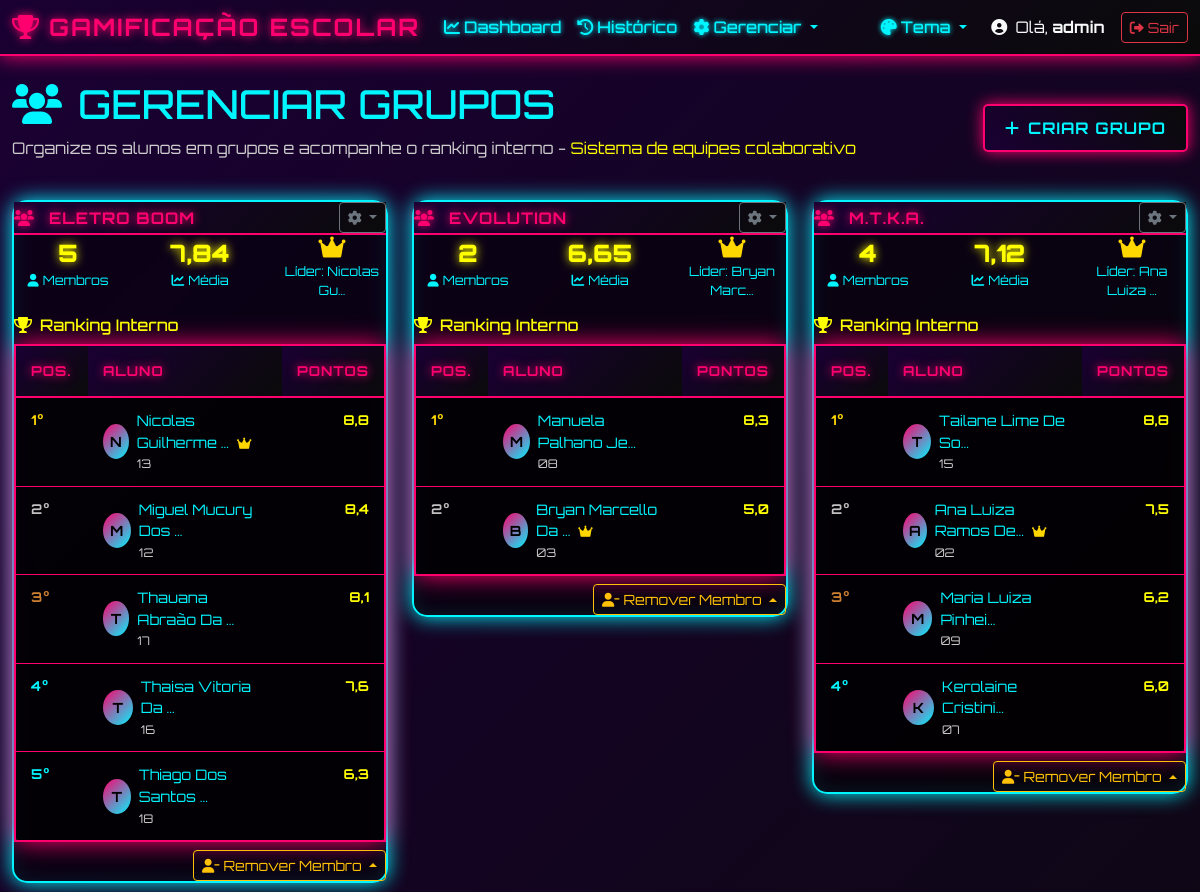
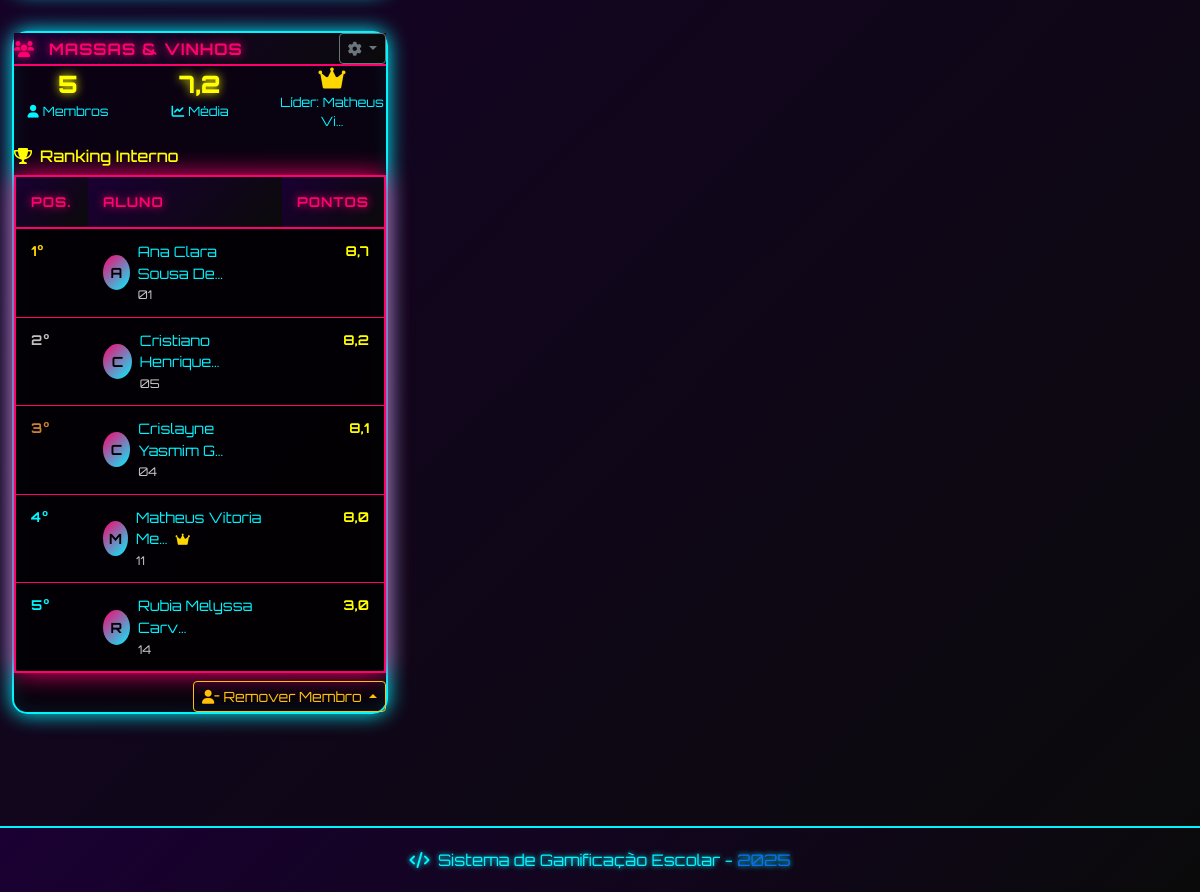
/grupos/ (signed in), run on the app's committed database (2 pictures, top to bottom).
### gamificacao/models.py (models this page shows, shortened)
class Grupo(models.Model):
    nome = models.CharField(max_length=100, verbose_name='Nome do Grupo')
    descricao = models.TextField(blank=True, null=True, verbose_name='Descrição')
    lider = models.ForeignKey(
        'Aluno',
        on_delete=models.SET_NULL,
        null=True,
        blank=True,
        related_name='grupos_liderados',
        verbose_name='Líder do Grupo'
    )
    data_criacao = models.DateTimeField(auto_now_add=True, verbose_name='Data de Criação')
    criado_por = models.ForeignKey(
        User,
        on_delete=models.SET_NULL,
        null=True,
        blank=True,
        verbose_name='Criado por'
    )
    ativo = models.BooleanField(default=True, verbose_name='Ativo')
    class Meta:
        verbose_name = 'Grupo'
        verbose_name_plural = 'Grupos'
        ordering = ['nome']
    @property
    def media_grupo(self):
        alunos_grupo = [membro.aluno for membro in self.membros.all()]
        if alunos_grupo:
            total_pontos = sum(float(aluno.pontuacao_total) for aluno in alunos_grupo)
            return round(total_pontos / len(alunos_grupo), 2)
        return 0.0

class Aluno(models.Model):
    nome = models.CharField(max_length=200, verbose_name='Nome')
    email = models.EmailField(blank=True, null=True, verbose_name='E-mail')
    matricula = models.CharField(max_length=20, unique=True, verbose_name='Matrícula')
    data_criacao = models.DateTimeField(auto_now_add=True, verbose_name='Data de Criação')
    ativo = models.BooleanField(default=True, verbose_name='Ativo')
    class Meta:
        verbose_name = 'Aluno'
        verbose_name_plural = 'Alunos'
        ordering = ['nome']
    @property
    def nota_atual(self):
        notas = self.nota_set.all()
        if notas:
            return round(sum(nota.valor for nota in notas) / len(notas), 2)
        return 0.0
    @property
    def pontos_presenca(self):
        presencas = self.presenca_set.all()
        pontos = 0
        for presenca in presencas:
            if presenca.presente:
                pontos += 1  # +1 ponto por presença
            else:
                pontos -= 0.5  # -0.5 pontos por falta
        return round(pontos, 1)
    @property
    def pontuacao_total(self):
        return round(self.nota_atual + self.pontos_presenca, 2)

### gamificacao/views.py (the view)
# urls.py: path('grupos/', views.gerenciar_grupos, name='gerenciar_grupos'),
@login_required
def gerenciar_grupos(request):
    grupos = Grupo.objects.filter(ativo=True).order_by('nome')
    grupos_info = []
    for grupo in grupos:
        membros = grupo.membros.select_related('aluno').all()
        ranking = []
        for i, membro in enumerate(membros):
            aluno = membro.aluno
            ranking.append({
                'posicao': i + 1,
                'aluno': aluno,
                'pontuacao': float(aluno.pontuacao_total)
            })
        ranking.sort(key=lambda x: (-x['pontuacao'], x['aluno'].nome))
        for i, item in enumerate(ranking):
            item['posicao'] = i + 1
        grupos_info.append({
            'grupo': grupo,
            'ranking': ranking,
            'total_membros': len(ranking),
            'media_grupo': grupo.media_grupo
        })
    context = {
        'grupos_info': grupos_info,
    }
    return render(request, 'gamificacao/gerenciar_grupos.html', context)

### templates/gamificacao/gerenciar_grupos.html (shortened to what this page needs)
{% extends 'base.html' %}
{% block content %}
<div class="container-fluid py-4">
    <div class="row mb-4">
        <div class="col-12">
            <div class="d-flex justify-content-between align-items-center">
                <div>
                    <h1 class="cyber-title">
                        <i class="fas fa-users me-3"></i>GERENCIAR GRUPOS
                    </h1>
                    <p class="text-muted">
                        Organize os alunos em grupos e acompanhe o ranking interno - <span style="color: var(--cor-accent);">Sistema de equipes colaborativo</span>
                    </p>
                </div>
                <div>
                    <a href="{% url 'criar_grupo' %}" class="btn btn-cyber btn-cyber-primary">
                        <i class="fas fa-plus me-2"></i>Criar Grupo
                    </a>
                </div>
            </div>
        </div>
    </div>
    {% if grupos_info %}
        <div class="row">
            {% for grupo_info in grupos_info %}
            <div class="col-lg-6 col-xl-4 mb-4">
                <div class="cyber-card">
                    <div class="card-header d-flex justify-content-between align-items-center">
                        <div>
                            <i class="fas fa-users me-2"></i>
                            {{ grupo_info.grupo.nome|upper }}
                        </div>
                        <div class="dropdown">
                            <button class="btn btn-sm btn-outline-secondary dropdown-toggle" type="button" data-bs-toggle="dropdown">
                                <i class="fas fa-cog"></i>
                            </button>
                        </div>
                    </div>
                    <div class="card-body">
                        <div class="row mb-3">
                            <div class="col-4">
                                <div class="text-center">
                                    <span class="stats-number" style="font-size: 1.5rem;">{{ grupo_info.total_membros }}</span>
                                    <div class="stats-label" style="font-size: 0.8rem;">
                                        <i class="fas fa-user me-1"></i>Membros
                                    </div>
                                </div>
                            </div>
                            <div class="col-4">
                                <div class="text-center">
                                    <span class="stats-number" style="font-size: 1.5rem;">{{ grupo_info.media_grupo }}</span>
                                    <div class="stats-label" style="font-size: 0.8rem;">
                                        <i class="fas fa-chart-line me-1"></i>Média
                                    </div>
                                </div>
                            </div>
                            <div class="col-4">
                                <div class="text-center">
                                    {% if grupo_info.grupo.lider %}
                                        <i class="fas fa-crown" style="color: #ffd700; font-size: 1.5rem;"></i>
                                        <div class="stats-label" style="font-size: 0.8rem;">
                                            Líder: {{ grupo_info.grupo.lider.nome|truncatechars:12 }}
                                        </div>
                                    {% else %}
                                        <i class="fas fa-user-slash" style="color: #6c757d; font-size: 1.5rem;"></i>
                                        <div class="stats-label" style="font-size: 0.8rem;">
                                            Sem líder
                                        </div>
                                    {% endif %}
                                </div>
                            </div>
                        </div>
                        {% if grupo_info.ranking %}
                        <div class="ranking-grupo">
                            <h6 class="mb-2" style="color: var(--cor-accent);">
                                <i class="fas fa-trophy me-2"></i>Ranking Interno
                            </h6>
                            <div class="table-responsive">
                                <table class="table table-dark table-sm cyber-table mb-0">
                                    <thead>
                                        <tr>
                                            <th width="20%">Pos.</th>
                                            <th width="60%">Aluno</th>
                                            <th width="20%" class="text-end">Pontos</th>
                                        </tr>
                                    </thead>
                                    <tbody>
                                        {% for item in grupo_info.ranking %}
                                        <tr>
                                            <td>
                                                <span class="fw-bold"
                                                      style="color: {% if item.posicao == 1 %}#FFD700{% elif item.posicao == 2 %}#C0C0C0{% elif item.posicao == 3 %}#CD7F32{% else %}var(--cor-text){% endif %};">
                                                    {{ item.posicao }}º
                                                </span>
                                            </td>
                                            <td>
                                                <div class="d-flex align-items-center">
                                                    <div class="student-avatar me-2">
                                                        {{ item.aluno.nome|first|upper }}
                                                    </div>
                                                    <div>
                                                        <div style="font-size: 0.9rem;">
                                                            {{ item.aluno.nome|truncatechars:20 }}
                                                            {% if grupo_info.grupo.lider == item.aluno %}
                                                                <i class="fas fa-crown ms-1" style="color: #ffd700; font-size: 0.8rem;" title="Líder do Grupo"></i>
                                                            {% endif %}
                                                        </div>
                                                        <small class="text-muted">{{ item.aluno.matricula }}</small>
                                                    </div>
                                                </div>
                                            </td>
                                            <td class="text-end">
                                                <span class="fw-bold" style="color: var(--cor-accent);">
                                                    {{ item.pontuacao|floatformat:1 }}
                                                </span>
                                            </td>
                                        </tr>
                                        {% endfor %}
                                    </tbody>
                                </table>
                            </div>
                            <div class="mt-2 text-end">
                                <div class="dropdown dropup">
                                    <button class="btn btn-sm btn-outline-warning dropdown-toggle" type="button" data-bs-toggle="dropdown">
                                        <i class="fas fa-user-minus me-1"></i>Remover Membro
                                    </button>
                                </div>
                            </div>
                        </div>
                        {% endif %}
                    </div>
                </div>
            </div>
            {% endfor %}
        </div>
    {% endif %}
</div>
{% endblock %}

### templates/base.html (shortened to what this page needs)
<!DOCTYPE html>
<html lang="pt-br">
<head>
    <link href="https://cdn.jsdelivr.net/npm/bootstrap@5.3.0/dist/css/bootstrap.min.css" rel="stylesheet">
    <link rel="stylesheet" href="https://cdnjs.cloudflare.com/ajax/libs/font-awesome/6.0.0/css/all.min.css">
    {% load static %}
    <link rel="stylesheet" href="{% static 'css/style.css' %}">
</head>
<body>
    {% if user.is_authenticated %}
    <nav class="navbar navbar-expand-lg navbar-dark cyber-nav">
        <div class="container-fluid">
            <a class="navbar-brand fw-bold" href="{% url 'dashboard' %}">
                <i class="fas fa-trophy me-2"></i>GAMIFICAÇÃO ESCOLAR
            </a>
            <div class="collapse navbar-collapse" id="navbarNav">
                <ul class="navbar-nav me-auto">
                    <li class="nav-item">
                        <a class="nav-link {% if request.resolver_match.url_name == 'dashboard' %}active{% endif %}"
                           href="{% url 'dashboard' %}">
                            <i class="fas fa-chart-line me-1"></i>Dashboard
                        </a>
                    </li>
                    <li class="nav-item">
                        <a class="nav-link {% if request.resolver_match.url_name == 'historico_notas' %}active{% endif %}"
                           href="{% url 'historico_notas' %}">
                            <i class="fas fa-history me-1"></i>Histórico
                        </a>
                    </li>
                    <li class="nav-item dropdown">
                        <a class="nav-link dropdown-toggle" href="#" role="button" data-bs-toggle="dropdown">
                            <i class="fas fa-cog me-1"></i>Gerenciar
                        </a>
                    </li>
                </ul>
                <div class="navbar-nav me-3">
                    <div class="nav-item dropdown">
                        <a class="nav-link dropdown-toggle" href="#" id="themeDropdown" role="button"
                           data-bs-toggle="dropdown">
                            <i class="fas fa-palette me-1"></i>Tema
                        </a>
                    </div>
                </div>
                <div class="d-flex align-items-center">
                    <span class="text-light me-3">
                        <i class="fas fa-user-circle me-1"></i>
                        Olá, <strong>{{ user.first_name|default:user.username }}</strong>
                    </span>
                    <a href="{% url 'logout' %}" class="btn btn-outline-danger btn-sm">
                        <i class="fas fa-sign-out-alt me-1"></i>Sair
                    </a>
                </div>
            </div>
        </div>
    </nav>
    {% endif %}
    <main>
        {% block content %}
        {% endblock %}
    </main>
    {% if user.is_authenticated %}
    <footer class="cyber-footer mt-5">
        <div class="container-fluid">
            <div class="row">
                <div class="col-12 text-center">
                    <p class="mb-0">
                        <i class="fas fa-code me-1"></i>
                        Sistema de Gamificação Escolar -
                        <span class="text-primary">{% now "Y" %}</span>
                    </p>
                </div>
            </div>
        </div>
    </footer>
    {% endif %}
    {% load static %}
</body>
</html>

### data on the page
Grupo: grupo.nome "ELETRO BOOM", total_membros "5", media_grupo "7,84", grupo.lider.nome "Nicolas Gu…"
Aluno: posicao "1", aluno.nome|first "N", aluno.nome "Nicolas Guilherme …", aluno.matricula "13", pontuacao "8,8"
Aluno: posicao "2", aluno.nome|first "M", aluno.nome "Miguel Mucury Dos …", aluno.matricula "12", pontuacao "8,4"
Aluno: posicao "3", aluno.nome|first "T", aluno.nome "Thauana Abraão Da …", aluno.matricula "17", pontuacao "8,1"
Aluno: posicao "4", aluno.nome|first "T", aluno.nome "Thaisa Vitoria Da …", aluno.matricula "16", pontuacao "7,6"
Aluno: posicao "5", aluno.nome|first "T", aluno.nome "Thiago Dos Santos …", aluno.matricula "18", pontuacao "6,3"
Grupo: grupo.nome "EVOLUTION", total_membros "2", media_grupo "6,65", grupo.lider.nome "Bryan Marc…"
Aluno: posicao "1", aluno.nome|first "M", aluno.nome "Manuela Palhano Je…", aluno.matricula "08", pontuacao "8,3"
Aluno: posicao "2", aluno.nome|first "B", aluno.nome "Bryan Marcello Da …", aluno.matricula "03", pontuacao "5,0"
Grupo: grupo.nome "M.T.K.A.", total_membros "4", media_grupo "7,12", grupo.lider.nome "Ana Luiza …"
Aluno: posicao "1", aluno.nome|first "T", aluno.nome "Tailane Lime De So…", aluno.matricula "15", pontuacao "8,8"
Aluno: posicao "2", aluno.nome|first "A", aluno.nome "Ana Luiza Ramos De…", aluno.matricula "02", pontuacao "7,5"
Aluno: posicao "3", aluno.nome|first "M", aluno.nome "Maria Luiza Pinhei…", aluno.matricula "09", pontuacao "6,2"
Aluno: posicao "4", aluno.nome|first "K", aluno.nome "Kerolaine Cristini…", aluno.matricula "07", pontuacao "6,0"
Grupo: grupo.nome "MASSAS & VINHOS", total_membros "5", media_grupo "7,2", grupo.lider.nome "Matheus Vi…"
Aluno: posicao "1", aluno.nome|first "A", aluno.nome "Ana Clara Sousa De…", aluno.matricula "01", pontuacao "8,7"
Aluno: posicao "2", aluno.nome|first "C", aluno.nome "Cristiano Henrique…", aluno.matricula "05", pontuacao "8,2"
Aluno: posicao "3", aluno.nome|first "C", aluno.nome "Crislayne Yasmim G…", aluno.matricula "04", pontuacao "8,1"
Aluno: posicao "4", aluno.nome|first "M", aluno.nome "Matheus Vitoria Me…", aluno.matricula "11", pontuacao "8,0"
Aluno: posicao "5", aluno.nome|first "R", aluno.nome "Rubia Melyssa Carv…", aluno.matricula "14", pontuacao "3,0"

### other printed values
{{ user.first_name|default:user.username }} "admin"
